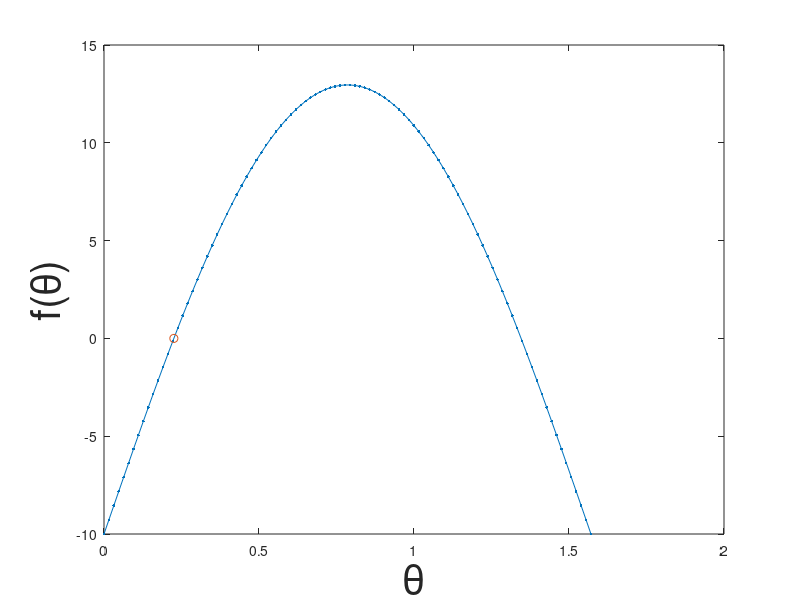

Recreate this plot in MATLAB. (Note: this script raises an error after producing the figure.)
% Solving equations of projectile motion for initial angle
%
% From Lectures 1 & 2; demonstrates a simple root-finding task.

g = 9.8;    % Gravitational constant
v0 = 15;    % Initial velocity
d = 10;     % Desired distance

theta = linspace(0,pi/2,100);

% Solve f(theta) = 0 to find correct release angle
f = @(theta) (v0^2/g)*sin(2*theta) - d; 

figure(1);
plot(theta,f(theta),'.-'); % Plot f
xlabel('\theta','FontSize',30)
ylabel('f(\theta)','FontSize',30)

% Find a solution of f(theta) = 0 using built-in MATLAB solver
theta0 = 0;                  % Initial guess
theta_true = fzero(f,theta0) % Output solution
residual = f(theta0)         % Output residual 

% Plot solution
hold on;
plot(theta_true,f(theta_true),'o'); hold off

% Try bisection method
addpath functions/
itermax = 30;
a = 0;
b = pi/4;
theta = bisection(f,a,b,itermax);
disp(['Residual of bisection = ',num2str(abs(f(theta)))]);

% Try Newton's method
theta0 = 0.02;
fp = @(theta) 2*(v0^2/g)*cos(2*theta);
itermax = 4;
theta = newton(f,fp,theta0,itermax);
disp(['Residual of Newton = ',num2str(abs(f(theta)))]);



